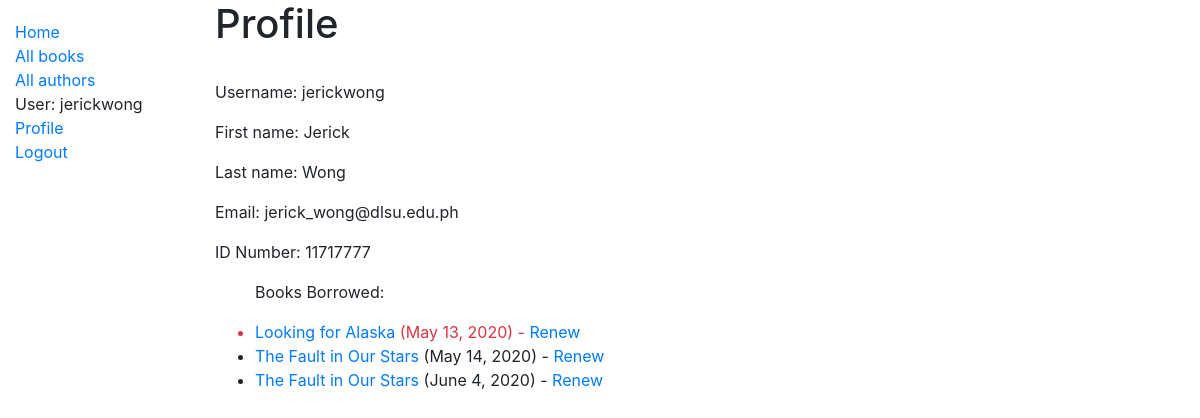
Page /catalog/profile/ (signed in) on the committed database.
### catalog/models.py (models this page shows, shortened)
class BookInstance(models.Model):
    id = models.UUIDField(primary_key=True, default=uuid.uuid4, help_text='Unique ID for this particular book across whole library')
    book = models.ForeignKey('Book', on_delete=models.SET_NULL, null=True)
    imprint = models.CharField(max_length=200)
    due_back = models.DateField(null=True, blank=True)
    borrower = models.ForeignKey(User, on_delete=models.SET_NULL, null=True, blank=True)
    LOAN_STATUS = (
        ('a', 'Available'),
        ('r', 'Reserved'),
    )
    status = models.CharField(
        max_length=1,
        choices=LOAN_STATUS,
        blank=True,
        default='a',
        help_text='Book availability',
    )
    class Meta:
        ordering = ['due_back']
        permissions = (("can_mark_returned", "Set book as returned"),)
    @property
    def is_overdue(self):
        if self.due_back and date.today() > self.due_back:
            return True
        return False

class Book(models.Model):
    title = models.CharField(max_length=200)
    author = models.ForeignKey('Author', on_delete=models.SET_NULL, null=True)
    publisher = models.ForeignKey('Publisher', on_delete=models.SET_NULL, null=True)
    date_published = models.DateField('Date Published', null=True, blank=True)
    summary = models.TextField(max_length=1000, help_text='Enter a brief description of the book')
    isbn = models.CharField('ISBN', max_length=13, help_text='13 Character <a href="https://www.isbn-international.org/content/what-isbn">ISBN number</a>')
    genre = models.ManyToManyField(Genre, help_text='Select a genre for this book')
    reviews = models.ManyToManyField(Review, help_text='Leave a review for this book', null=True, blank=True)
    def display_genre(self):
        """Create a string for the Genre. This is required to display genre in Admin."""
        return ', '.join(genre.name for genre in self.genre.all()[:3])
    def display_review(self):
        """Create a string for the Genre. This is required to display genre in Admin."""
        return ', '.join(reviews.review + ' - ' + reviews.reviewer.username for reviews in self.reviews.all()[:3])
    display_review.short_description = 'Reviews'
    display_genre.short_description = 'Genre'

### catalog/views.py (the view)
# urls.py: path('profile/', views.profile, name='profile'),
def profile(request):
    bookinstance = BookInstance.objects.all()
    return render(request, 'profile.html', context={'bookinstance': bookinstance})

### catalog/templatetags/custom_tags.py (called while the page is built)
@register.filter(name='has_group')
def has_group(user, group_name):
    return user.groups.filter(name=group_name).exists()

### templates/profile.html (shortened to what this page needs)
{% extends "base_generic.html" %}
{% load custom_tags %}
{% block content %}
    <h1>Profile</h1>
    {% if user.is_authenticated %}
        <br>
        <p>Username: {{ user.username }}</p>
        <p>First name: {{ user.first_name }}</p>
        <p>Last name: {{ user.last_name }}</p>
        <p>Email: {{ user.email }}</p>
        <p>ID Number: 11717777</p>
        {% if user|has_group:"Student/Teacher" %}
            {% if bookinstance %}
            <ul>
                <p>Books Borrowed:</p>
                {% for bookinst in bookinstance %}
                    {% if bookinst.borrower == user %}
                    <li class="{% if bookinst.is_overdue %}text-danger{% endif %}">
                        <a href="{% url 'book-detail' bookinst.book.pk %}">{{bookinst.book.title}}</a> ({{ bookinst.due_back }})
                        {% if perms.catalog.can_mark_returned %}- <a href="{% url 'renew-book-librarian' bookinst.id %}">Renew</a>  {% endif %}
                    </li>
                    {% endif %}
                {% endfor %}
            </ul>
            {% else %}
                <p>There are no books borrowed.</p>
            {% endif %}
        {% endif %}
    {% else %}
      <p>Login first</p>
    {% endif %}
{% endblock %}

### catalog/templates/base_generic.html (shortened to what this page needs)
<!DOCTYPE html>
<html lang="en">
<head>
  <link rel="stylesheet" href="https://stackpath.bootstrapcdn.com/bootstrap/4.1.3/css/bootstrap.min.css">
  {% load static %}
  <link rel="stylesheet" href="{% static 'css/styles.css' %}">
</head>
<body>
  <div class="container-fluid">
    <div class="row">
      <div class="col-sm-2">
      {% block sidebar %}
        <ul class="sidebar-nav">
          <li><a href="{% url 'index' %}">Home</a></li>
          <li><a href="{% url 'books' %}">All books</a></li>
          <li><a href="">All authors</a></li>
          {% if user.is_authenticated %}
            <li>User: {{ user.get_username }}</li>
            <li><a href="{% url 'profile' %}">Profile</a></li>
            <li><a href="{% url 'logout'%}?next=/{{request.path}}">Logout</a></li>
          {% else %}
            <li><a href="{% url 'login'%}?next={{request.path}}">Login</a></li>
          {% endif %}
        </ul>
     {% endblock %}
      </div>
      <div class="col-sm-10 ">{% block content %}{% endblock %}</div>
    </div>
  </div>
</body>
</html>

### catalog/static/css/styles.css (style rules this page uses)
.sidebar-nav { margin-top: 20px; padding: 0; list-style: none; }

### rows in the picture
BookInstance: book "Looking for Alaska", due_back "May 13, 2020"
BookInstance: book "The Fault in Our Stars", due_back "May 14, 2020"
BookInstance: book "The Fault in Our Stars", due_back "June 4, 2020"

### other values in the picture
{{ user.get_username }} "jerickwong"
{{ user.username }} "jerickwong"
{{ user.first_name }} "Jerick"
{{ user.last_name }} "Wong"
{{ user.email }} "jerick_wong@dlsu.edu.ph"
